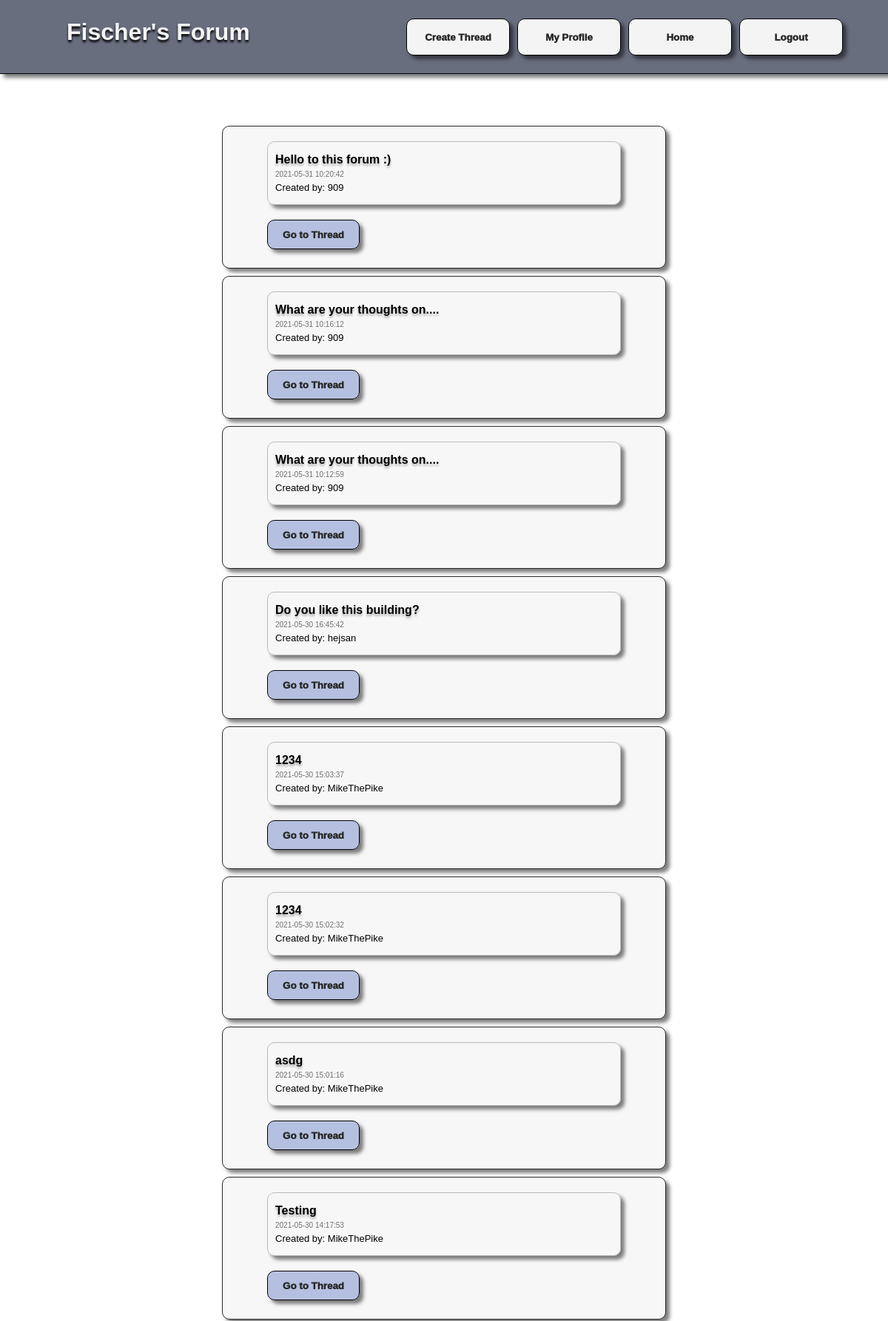
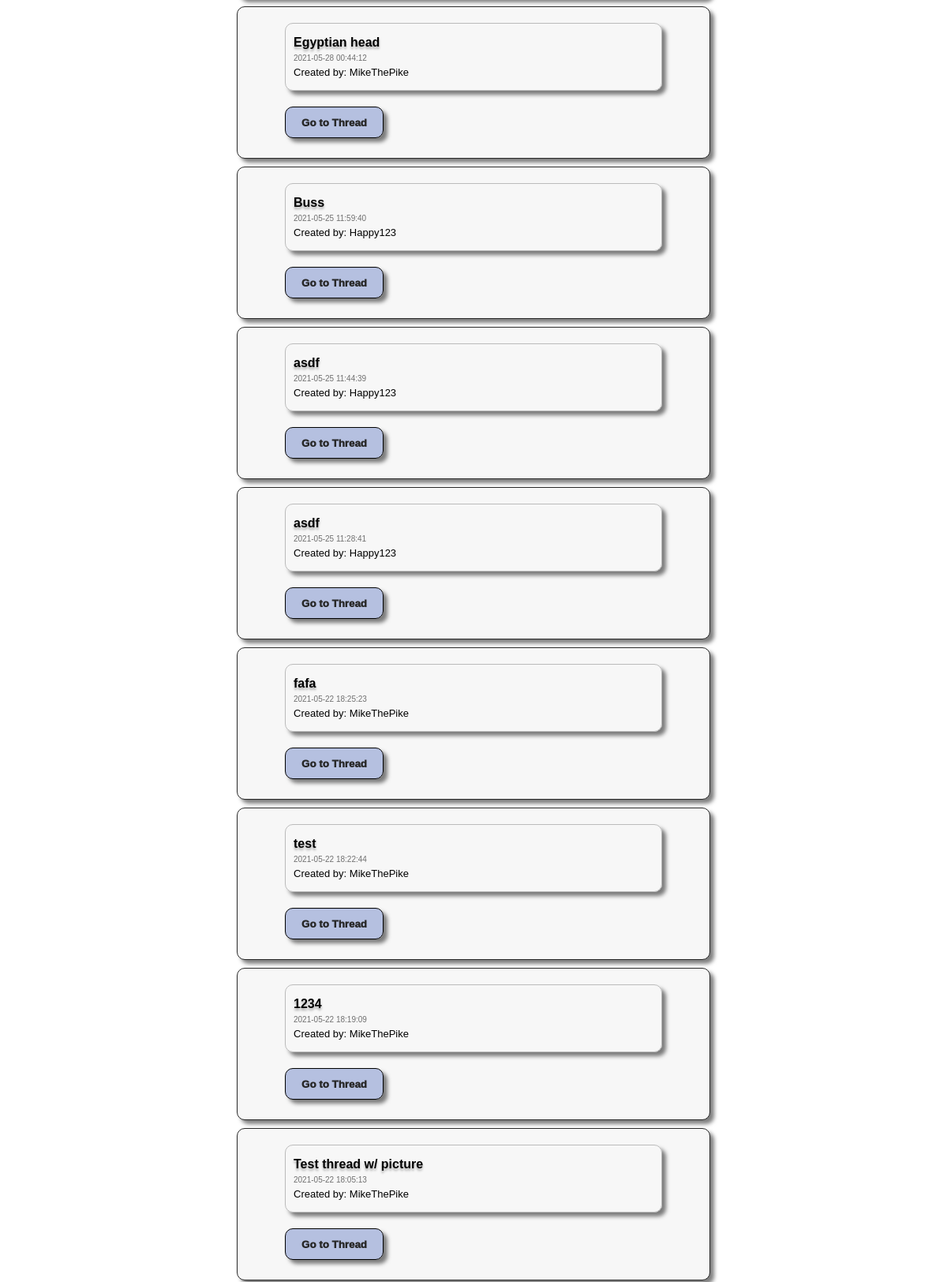
/views/home.php (signed in, upper part), run on the app's committed database (2 pictures, top to bottom).
### tables this page shows
CREATE TABLE "threads" (
	"tid"	INTEGER NOT NULL,
	"uid"	TEXT NOT NULL,
	"topic"	TEXT NOT NULL,
	"threadText"	TEXT NOT NULL,
	"date"	TEXT NOT NULL,
	"image_id"	INTEGER,
	PRIMARY KEY("tid" AUTOINCREMENT)
);

CREATE TABLE "users" (
	"uid"	INTEGER NOT NULL,
	"username"	TEXT NOT NULL,
	"email"	TEXT NOT NULL,
	"password"	TEXT NOT NULL,
	"salt"	TEXT NOT NULL,
	"date"	TEXT NOT NULL,
	PRIMARY KEY("uid" AUTOINCREMENT)
);

### inc/getUsernameAndEmail.inc.php (called while the page is built, shortened)
<?php
function getUsername($uid) {
    $db = new SQLite3('..\db\databas ind.db');
    $sql = "SELECT * FROM users WHERE uid=:uid";
    if(!$stmt=$db->prepare($sql)) {
        echo "SQL statement failed";
    } else {
        $stmt->bindParam(':uid', $uid, SQLITE3_TEXT);
        $stmt->bindParam(':username', $username, SQLITE3_TEXT);
        $result = $stmt->execute();
        $row = $result->fetchArray(SQLITE3_TEXT);
        return $row['username'];
    }
}

### inc/set & get thread.inc.php (the view, shortened to what this page needs)
<?php
function getThreads($username){
    $db = new SQLite3('..\db\databas ind.db');
    $sql = "SELECT * FROM threads ORDER BY `threads`.`date` DESC";
    $stmt=$db->prepare($sql);
    $stmt->bindParam(':tid', $tid, SQLITE3_TEXT);
    $stmt->bindParam(':uid', $uid, SQLITE3_TEXT);
    $stmt->bindParam(':topic', $topic, SQLITE3_TEXT);
    $stmt->bindParam(':date', $date, SQLITE3_TEXT);
    $stmt->bindParam(':threadText',$threadText,SQLITE3_TEXT);
    $result = $stmt->execute();
        while($row = $result->fetchArray(SQLITE3_TEXT)){
            $tidthread = $row['tid'];
            echo "<div class='comment-box'>";
            echo "<form id='GoToThreadForm' class='form' method='POST' action='".GoToNextPage($tidthread)."'>";
            echo "<div class='boxAroundText'>";
            echo "<p id='threadTopic'>".$row['topic']."</p>";
            echo "<p class='postedCommentDate'>".$row['date']."</p>";
            echo "<p class='postedThreadUsername'>Created by: ".getUsername($row['uid'])."</p>";
            echo "</div>";
            echo "<button type ='submit' name='threadSubmit' value='$tidthread'>Go to Thread</button>";
            echo "</p></form></div>";
    }
}

### views/home.php (shortened to what this page needs)
<?php
    include '..\inc\getUsernameAndEmail.inc.php';
    include '..\inc\set & get thread.inc.php';
    $username = getUsername($_SESSION['uid']);
?>
<!DOCTYPE html>
<html lang="en">
<head>
    <link rel="stylesheet" href="..\css\style.css">
</head>
<body>
    <header>
        <a href="home.php" id='Fischers-forum'><h1>Fischer's Forum</h1></a>
        <nav>
        <form class='redirect' method='POST' action='logout.php'>
                <button>Logout</button>
            </form>
            <form class='redirect' method='POST' action='home.php'>
                <button>Home</button>
            </form>
            <form class='redirect' method='POST' action='my profile.php'>
                <button>My Profile</button>
            </form>
            <form class='redirect' method='POST' action='create thread.php'>
                <button>Create Thread</button>
            </form>
        </nav>
    </header>
        <?php
        getThreads($username);
        ?>
</body>
</html>

### css/style.css (style rules this page uses)
* { box-sizing: border-box; }
body { color:#fff; background-image: url('../images/blue background3.png'); background-repeat: repeat; background-size: 2000px; font-family: 'Lucida Sans', 'Lucida Sans Regular', 'Lucida Grande', 'Lucida Sans Unicode', Geneva, Verdana, sans-serif; margin: 0; }
a { text-decoration: none; }
#Fischers-forum { color:#f4f4f4; }
button { display:block; width: 140px; height: 50px; background-color: rgba(117, 137, 202, 0.5); color: #282828; text-align: center; border: 1px solid black; border-radius: 10px; font-weight: 1000; box-shadow: 5px 5px 5px 0 rgba(0, 0, 0, 0.5); }
p { display: block; margin: 5px auto; }
header { min-height:100px; background-color: rgba(42, 49, 73, 0.7); border-bottom: 1px solid black; color: #f4f4f4; padding: 25px 40px 0 40px; box-shadow: 5px 5px 5px 0 rgba(0, 0, 0, 0.5); margin-bottom: 70px; }
header h1 { display: inline; font-family: 'Gill Sans', 'Gill Sans MT', Calibri, 'Trebuchet MS', sans-serif; float:left; display: inline; margin-top: 0; margin-left: 50px; margin-right: 0; text-shadow: 0 3px 3px #030303; }
header nav { margin-top: 0px; margin-right: 130px; margin-left: 0; }
header form { margin-left:0; margin-top: 0px; display: inline; margin-right: 10px; float: right; }
header button { background-color: #f4f4f4; }
.form { padding: 10px 40px 50px 40px; }
.form button { margin-top: 10px; width: 80%; height: 40px; margin-left: 10%; }
.comment-box { color: black; width: 600px; padding: 20px; background-color: #f7f7f7; margin: 10px auto; border-radius: 10px; border: 1px solid #282828; font-weight: 400; box-shadow: 5px 5px 5px 0 rgba(0, 0, 0, 0.5) }
.redirect button { margin-left: 85%; }
.postedCommentDate { font-size: x-small; color: rgba(0, 0, 0, 0.55) }
#threadTopic { font-size: medium; font-weight: bold; text-shadow: 0 3px 3px rgba(0, 0, 0, 0.3) }
.postedThreadUsername { font-size: small; }
#GoToThreadForm { padding-top: 0; padding-bottom: 0; }
#GoToThreadForm button { display:block; width: 125px; height: 40px; margin-top: 20px; margin-left: 0; }
.boxAroundText { padding:10px; border: 1px solid #bbbbbb; box-shadow: 5px 5px 5px 0 rgba(0, 0, 0, 0.5); border-radius: 10px; }

### data on the page
threads: topic "Hello to this forum :)", date "2021-05-31 10:20:42", uid.username "909", $tidthread 28 (drawn)
threads: topic "What are your thoughts on....", date "2021-05-31 10:16:12", uid.username "909", $tidthread 27 (drawn)
threads: topic "What are your thoughts on....", date "2021-05-31 10:12:59", uid.username "909", $tidthread 26 (drawn)
threads: topic "Do you like this building?", date "2021-05-30 16:45:42", uid.username "hejsan", $tidthread 25 (drawn)
threads: topic "1234", date "2021-05-30 15:03:37", uid.username "MikeThePike", $tidthread 24 (drawn)
threads: topic "1234", date "2021-05-30 15:02:32", uid.username "MikeThePike", $tidthread 23 (drawn)
threads: topic "asdg", date "2021-05-30 15:01:16", uid.username "MikeThePike", $tidthread 22 (drawn)
threads: topic "Testing", date "2021-05-30 14:17:53", uid.username "MikeThePike", $tidthread 21 (drawn)
threads: topic "Egyptian head", date "2021-05-28 00:44:12", uid.username "MikeThePike", $tidthread 20 (drawn)
threads: topic "Buss", date "2021-05-25 11:59:40", uid.username "Happy123", $tidthread 19 (drawn)
threads: topic "asdf", date "2021-05-25 11:44:39", uid.username "Happy123", $tidthread 18 (drawn)
threads: topic "asdf", date "2021-05-25 11:28:41", uid.username "Happy123", $tidthread 17 (drawn)
threads: topic "fafa", date "2021-05-22 18:25:23", uid.username "MikeThePike", $tidthread 16 (drawn)
threads: topic "test", date "2021-05-22 18:22:44", uid.username "MikeThePike", $tidthread 15 (drawn)
threads: topic "1234", date "2021-05-22 18:19:09", uid.username "MikeThePike", $tidthread 14 (drawn)
threads: topic "Test thread w/ picture", date "2021-05-22 18:05:13", uid.username "MikeThePike", $tidthread 13 (drawn)
